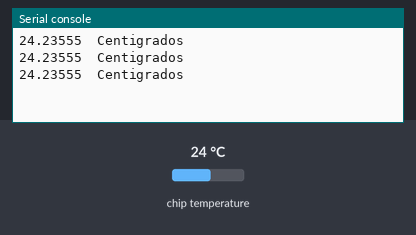
The program below on a simulated Raspberry Pi Pico running MicroPython. Shown: the last lines printed to the serial console. The inputs (shaded band) are chosen by the test bench; at power-on: chip temperature 24 °C.

Above: at 1.2 s.
1.3 s: chip temperature set to 1 °C
At 1.8 s:
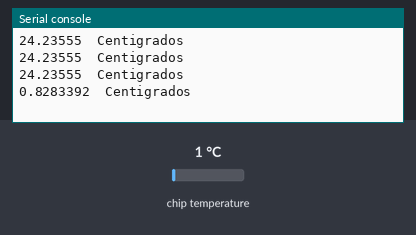
2.8 s: chip temperature set to 11 °C
At 3.4 s:
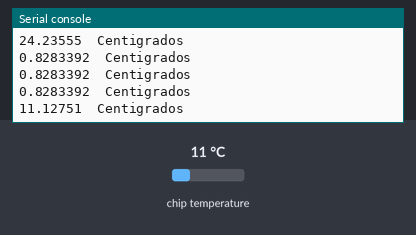
Timing chart, 0 to 5.8 s (numbered marks = the images above; inputs shaded):
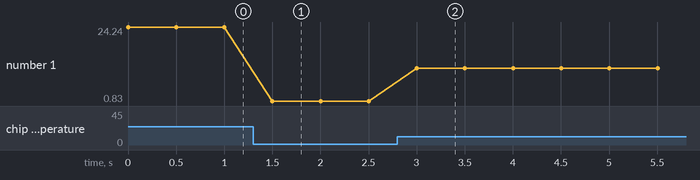

The program:

04_ejemplo_01_sensor_temperatura_interno.py
```python
from machine import ADC
import utime

sensor = ADC(4) #es un adc interno unicamente para el sensor de temperatura

while True:
    valor = sensor.read_u16()
    voltaje = valor * 3.3 /65535 # poque es de 16 bits
    temp = 27-(voltaje-0.706)/0.001721
    print(temp, ' Centigrados')
    utime.sleep_ms(500)
```

Measured:
- after the input at 1.3 s, the serial console: prints a new line after 0.20 s (image 1)
- after the input at 2.8 s, the serial console: prints a new line after 0.20 s (image 2)
- plotted number 1: 24.24 → 0.83 after the input at 1.3 s, 0.83 → 11.13 after the input at 2.8 s
